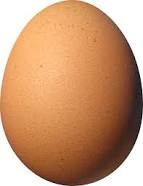
//> input picture src/detect/téléchargement.jpg, 143 x 186 px
$ ./circleDetect 'téléchargement.jpg'   (built with g++ and OpenCV 4)
//> lines starting //> are read from the running program, lines starting //| are printed output that depends on the picture; after the words box and inside, x2 and y2 are one past the last pixel; in counts of white or black regions, pixels touching at a corner belong together
#include "opencv2/highgui/highgui.hpp"
#include "opencv2/imgproc/imgproc.hpp"
#include <iostream>
#include <stdio.h>

using namespace cv;

/** @function main */
int main(int argc, char** argv)
{
  Mat src, src_gray;

  /// Read the image
  src = imread( argv[1], 1 );
//> src is the input picture: 186 rows x 143 cols, CV_8UC3; mean B, G, R 115, 151.2, 200.3

  if( !src.data )
    { return -1; }

  /// Convert it to gray
  cvtColor( src, src_gray, CV_BGR2GRAY );
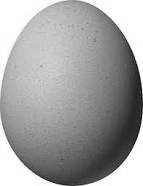
//> src_gray: 186 rows x 143 cols, CV_8UC1; min 1, max 255, mean 161.8

  /// Reduce the noise so we avoid false circle detection
  GaussianBlur( src_gray, src_gray, Size(9, 9), 2, 2 );
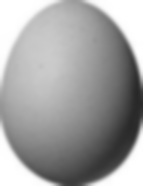
//> src_gray: 186 rows x 143 cols, CV_8UC1; min 39, max 255, mean 161.6

  vector<Vec3f> circles;

  /// Apply the Hough Transform to find the circles
  HoughCircles( src_gray, circles, CV_HOUGH_GRADIENT, 1, src_gray.rows/8, 50, 30, 0, 0 );
//> circles = 2 circles (x, y, radius): [72.5, 118.5, 66.9], [36.5, 92.5, 104.3]

  /// Draw the circles detected
  for( size_t i = 0; i < circles.size(); i++ )
  {
      Point center(cvRound(circles[i][0]), cvRound(circles[i][1]));
      int radius = cvRound(circles[i][2]);
      // circle center
      circle( src, center, 3, Scalar(0,255,0), -1, 8, 0 );
      // circle outline
      circle( src, center, radius, Scalar(0,0,255), 3, 8, 0 );
   }
//> this loop made 2 passes
//> (center, radius) on passes 1 to 2: (Point(72, 118), 67), (Point(36, 92), 104)
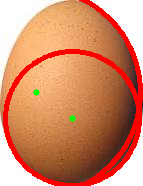
//> src: 186 rows x 143 cols, CV_8UC3; 11.72% of pixels changed, all inside (x1, y1, x2, y2) = (3, 0, 143, 186)

  /// Show your results
  namedWindow( "Hough Circle Transform Demo", CV_WINDOW_AUTOSIZE );
  imshow( "Hough Circle Transform Demo", src );

  waitKey(0);
  return 0;
}
